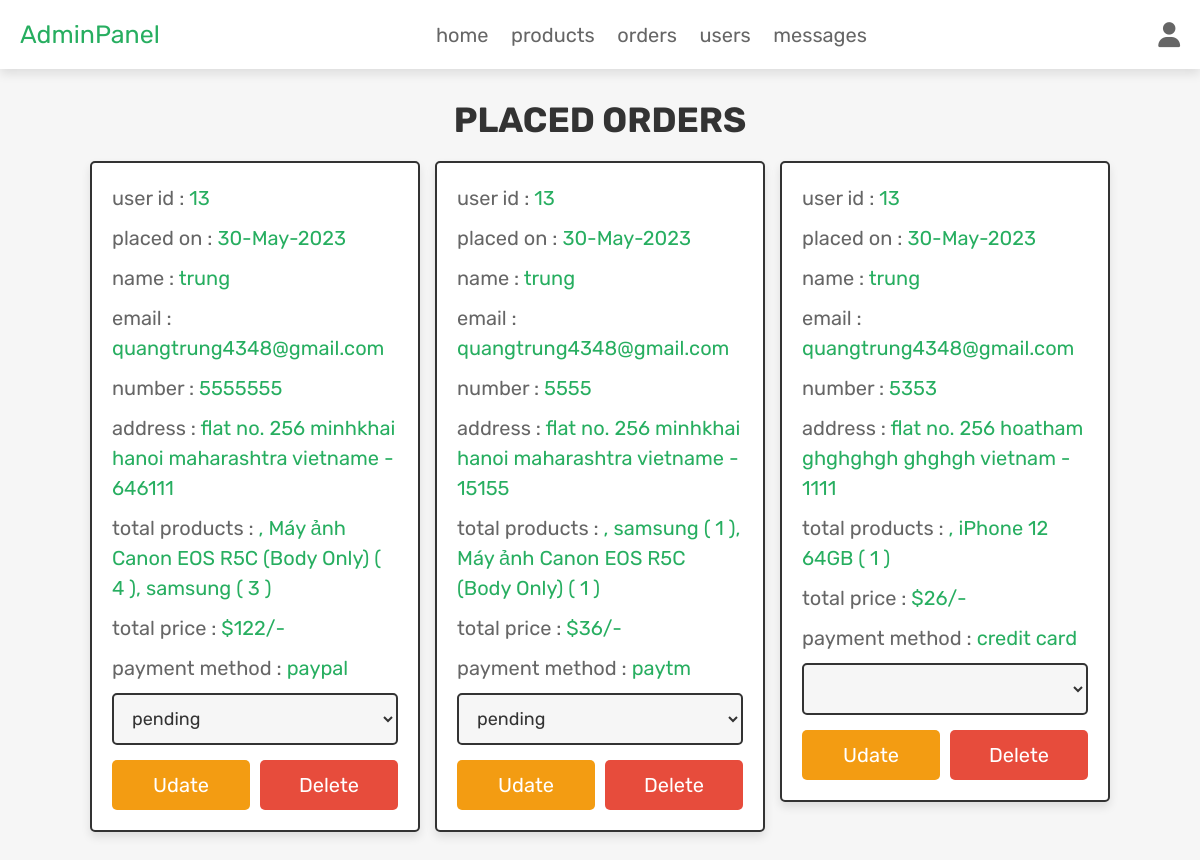
Screenshot of /admin_orders.php (signed in) with the database file from the repository.
### tables this page shows
CREATE TABLE `orders` (
  `id` int(100) NOT NULL,
  `user_id` int(100) NOT NULL,
  `name` varchar(100) NOT NULL,
  `number` varchar(12) NOT NULL,
  `email` varchar(100) NOT NULL,
  `method` varchar(50) NOT NULL,
  `address` varchar(500) NOT NULL,
  `total_products` varchar(1000) NOT NULL,
  `total_price` int(100) NOT NULL,
  `placed_on` varchar(50) NOT NULL,
  `payment_status` varchar(20) NOT NULL
);

### admin_orders.php (the view, shortened to what this page needs)
<?php
@include 'config.php';
?>
<!DOCTYPE html>
<html lang="en">
<head>
   <link rel="stylesheet" href="https://cdnjs.cloudflare.com/ajax/libs/font-awesome/6.1.1/css/all.min.css">
   <link rel="stylesheet" href="css/admin_style.css">
</head>
<body>
<?php include 'admin_header.php'; ?>
<section class="placed-orders">
   <h1 class="title">placed orders</h1>
   <div class="box-container">
      <?php
         $select_orders = $conn->prepare("SELECT * FROM `orders`");
         $select_orders->execute();
         if($select_orders->rowCount() > 0){
            while($fetch_orders = $select_orders->fetch(PDO::FETCH_ASSOC)){
      ?>
      <div class="box">
         <p> user id : <span><?= $fetch_orders['user_id']; ?></span> </p>
         <p> placed on : <span><?= $fetch_orders['placed_on']; ?></span> </p>
         <p> name : <span><?= $fetch_orders['name']; ?></span> </p>
         <p> email : <span><?= $fetch_orders['email']; ?></span> </p>
         <p> number : <span><?= $fetch_orders['number']; ?></span> </p>
         <p> address : <span><?= $fetch_orders['address']; ?></span> </p>
         <p> total products : <span><?= $fetch_orders['total_products']; ?></span> </p>
         <p> total price : <span>$<?= $fetch_orders['total_price']; ?>/-</span> </p>
         <p> payment method : <span><?= $fetch_orders['method']; ?></span> </p>
         <form action="" method="POST">
            <select name="update_payment" class="drop-down">
               <option value="" selected disabled><?= $fetch_orders['payment_status']; ?></option>
               <option value="pending">pending</option>
            </select>
            <div class="flex-btn">
               <input type="submit" name="update_order" class="option-btn" value="udate">
               <a href="admin_orders.php?delete=<?= $fetch_orders['id']; ?>" class="delete-btn" onclick="return confirm('delete this order?');">delete</a>
            </div>
         </form>
      </div>
      <?php
         }
      }else{
         echo '<p class="empty">no orders placed yet!</p>';
      }
      ?>
   </div>
</section>
</body>
</html>

### css/admin_style.css (style rules this page uses)
.placed-orders .box-container { display: grid; grid-template-columns: repeat(auto-fit, 33rem); gap:1.5rem; align-items: flex-start; justify-content:center; }
.placed-orders .box-container .box { border:var(--border); box-shadow: var(--box-shadow); background-color: var(--white); border-radius: .5rem; padding:2rem; }
.placed-orders .box-container .box p { margin-bottom: 1rem; line-height: 1.5; font-size: 2rem; color:var(--light-color); }
.placed-orders .box-container .box p span { color:var(--green); }
.placed-orders .box-container .box .drop-down { width: 100%; padding:1.2rem 1.4rem; font-size: 1.8rem; border:var(--border); border-radius: .5rem; background-color: var(--light-bg); margin-bottom: .5rem; }

### css/components.css (style rules this page uses)
:root { --green:#27ae60; --orange:#f39c12; --red:#e74c3c; --black:#333; --light-color:#666; --white:#fff; --light-bg:#f6f6f6; --border:.2rem solid var(--black); --box-shadow:0 .5rem 1rem rgba(0,0,0,.1); }
* { font-family: 'Rubik', sans-serif; margin:0; padding:0; box-sizing: border-box; outline: none; border:none; text-decoration: none; color:var(--black); }
body { background-color: var(--light-bg); }
html { font-size: 62.5%; overflow-x: hidden; scroll-behavior: smooth; scroll-padding-top: 6.5rem; }
section { padding:3rem 2rem; max-width: 1200px; margin:0 auto; }
.btn, .delete-btn, .option-btn { display: block; width: 100%; margin-top: 1rem; border-radius: .5rem; color:var(--white); font-size: 2rem; padding:1.3rem 3rem; text-transform: capitalize; cursor: pointer; text-align: center; }
.delete-btn { background-color: var(--red); }
.option-btn { background-color: var(--orange); }
.flex-btn { display: flex; flex-wrap: wrap; gap:1rem; }
.flex-btn > * { flex:1; }
.title { text-align: center; margin-bottom: 2rem; text-transform: uppercase; color:var(--black); font-size: 3.5rem; }

### rows the page displays
orders: user "13", placed_on "30-May-2023", name "trung", email "quangtrung4348@gmail.com", number "5555555", address "flat no. 256 minhkhai hanoi maharashtra vietname - 646111", total_products ", Máy ảnh Canon EOS R5C (Body Only) ( 4 ), samsung ( 3 )", total_price "122", method "paypal", update_payment "pending"
orders: user "13", placed_on "30-May-2023", name "trung", email "quangtrung4348@gmail.com", number "5555", address "flat no. 256 minhkhai hanoi maharashtra vietname - 15155", total_products ", samsung ( 1 ), Máy ảnh Canon EOS R5C (Body Only) ( 1 )", total_price "36", method "paytm", update_payment "pending"
orders: user "13", placed_on "30-May-2023", name "trung", email "quangtrung4348@gmail.com", number "5353", address "flat no. 256 hoatham ghghghgh ghghgh vietnam - 1111", total_products ", iPhone 12 64GB ( 1 )", total_price "26", method "credit card"
